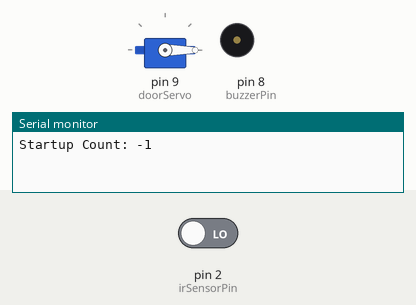
This sketch was run on a simulated Arduino Uno, built with avr-gcc and run on an emulated ATmega328P. Shown: servo, buzzer (waves = sounding, pin HIGH), the last lines printed to the serial monitor. The test bench sets the inputs (shaded band); at power-on: pin 2 (irSensorPin) LOW. EEPROM starts erased.

Above: at 1.2 s.
1.3 s: pin 2 (irSensorPin) driven HIGH
At 2.5 s:
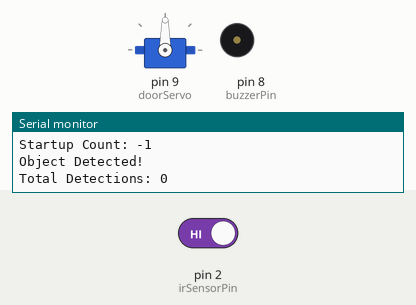
2.8 s: pin 2 (irSensorPin) driven LOW
At 3.6 s:
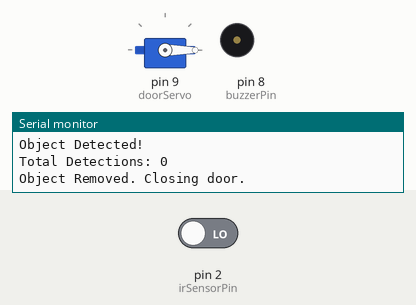
Timing chart, 0 to 5.8 s (numbered marks = the images above; inputs shaded):
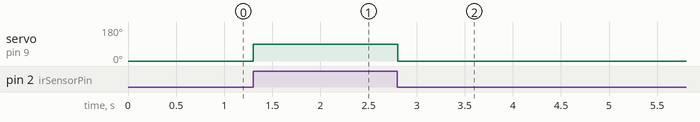

Measured:
- after the input at 1.3 s, servo on pin 9 (doorServo): 0° → 90° at once
- after the input at 2.8 s, servo on pin 9 (doorServo): 90° → 0° at once

The sketch:

Exp1_IR_with_Buzzer_only_once_count_servo.ino
```cpp
#include <EEPROM.h>
#include <Servo.h>

const int irSensorPin = 2;
const int buzzerPin = 8;
const int EEPROM_ADDR = 0;

bool objectPreviouslyDetected = false;
int detectionCount = 0;

Servo doorServo;

void setup() {
  pinMode(irSensorPin, INPUT);
  pinMode(buzzerPin, OUTPUT);
  Serial.begin(9600);

  EEPROM.get(EEPROM_ADDR, detectionCount);
  Serial.print("Startup Count: ");
  Serial.println(detectionCount);

  doorServo.attach(9);
  doorServo.write(0);  // Door initially closed
}

void loop() {
  int sensorValue = digitalRead(irSensorPin);

  if (sensorValue == HIGH && !objectPreviouslyDetected) {
    // Object just detected
    digitalWrite(buzzerPin, HIGH);
    Serial.println("Object Detected!");

    detectionCount++;
    EEPROM.put(EEPROM_ADDR, detectionCount);

    Serial.print("Total Detections: ");
    Serial.println(detectionCount);

    digitalWrite(buzzerPin, LOW);

    doorServo.write(90);  // Open the door
    objectPreviouslyDetected = true;
  }
  else if (sensorValue == LOW && objectPreviouslyDetected) {
    // Object just moved away
    Serial.println("Object Removed. Closing door.");
    doorServo.write(0);  // Close the door
    objectPreviouslyDetected = false;
  }

  delay(100);
}
```
